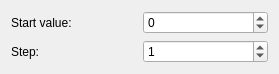
<?xml version="1.0" encoding="UTF-8"?>
<ui version="4.0">
 <class>PopulateSequenceConfig</class>
 <widget class="QWidget" name="PopulateSequenceConfig">
  <property name="geometry">
   <rect>
    <x>0</x>
    <y>0</y>
    <width>279</width>
    <height>67</height>
   </rect>
  </property>
  <property name="windowTitle">
   <string>Form</string>
  </property>
  <layout class="QGridLayout" name="gridLayout">
   <item row="0" column="1">
    <widget class="QSpinBox" name="startValueSpin">
     <property name="statusTip">
      <string>PopulateSequence.StartValue</string>
     </property>
     <property name="minimum">
      <number>-99999999</number>
     </property>
     <property name="maximum">
      <number>99999999</number>
     </property>
    </widget>
   </item>
   <item row="0" column="0">
    <widget class="QLabel" name="startValueLabel">
     <property name="text">
      <string>Start value:</string>
     </property>
    </widget>
   </item>
   <item row="1" column="1">
    <widget class="QSpinBox" name="stepSpin">
     <property name="statusTip">
      <string>PopulateSequence.Step</string>
     </property>
     <property name="minimum">
      <number>-999999</number>
     </property>
     <property name="maximum">
      <number>999999</number>
     </property>
     <property name="value">
      <number>1</number>
     </property>
    </widget>
   </item>
   <item row="1" column="0">
    <widget class="QLabel" name="stepLabel">
     <property name="text">
      <string>Step:</string>
     </property>
    </widget>
   </item>
  </layout>
 </widget>
 <resources/>
 <connections/>
</ui>
